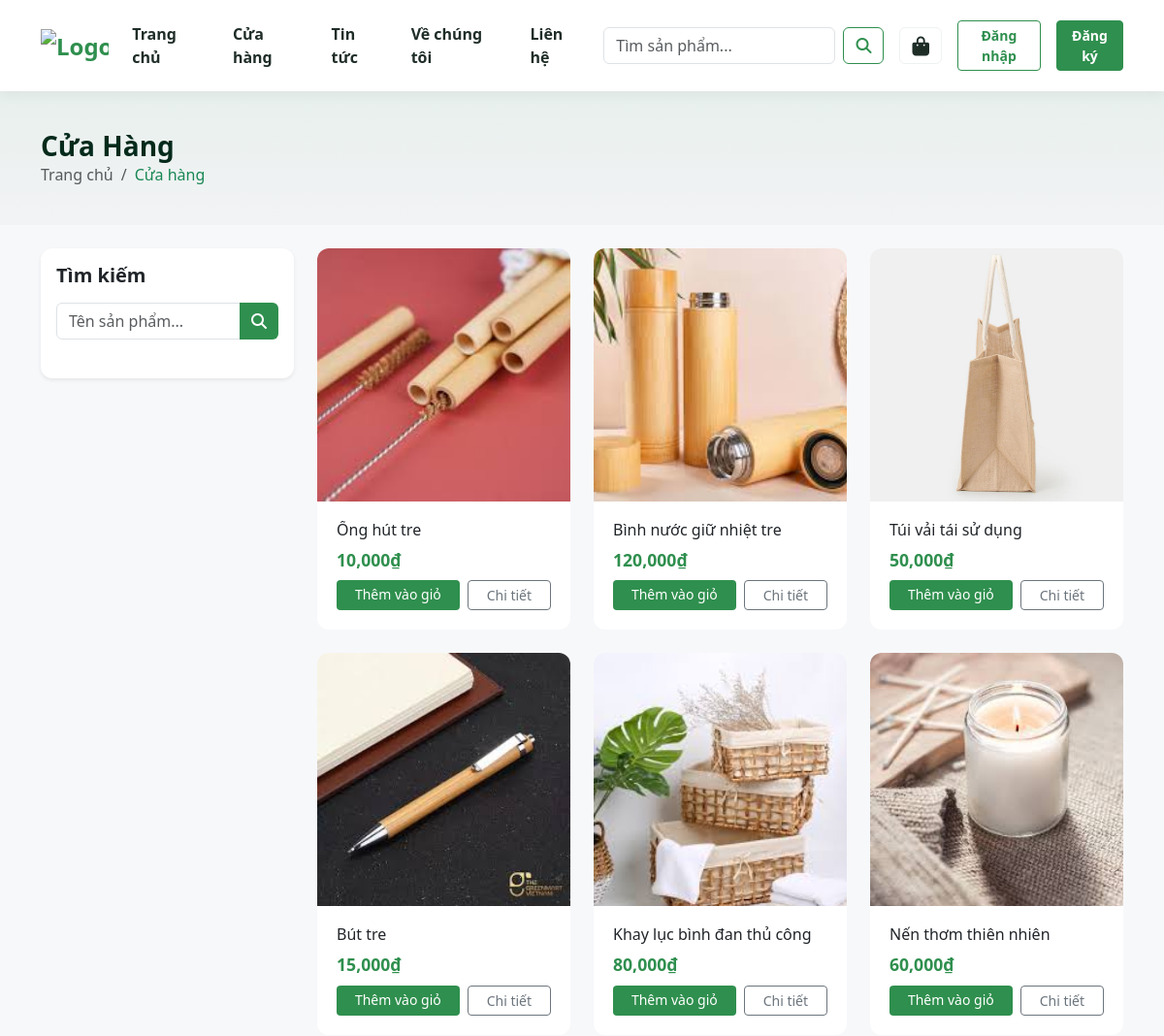
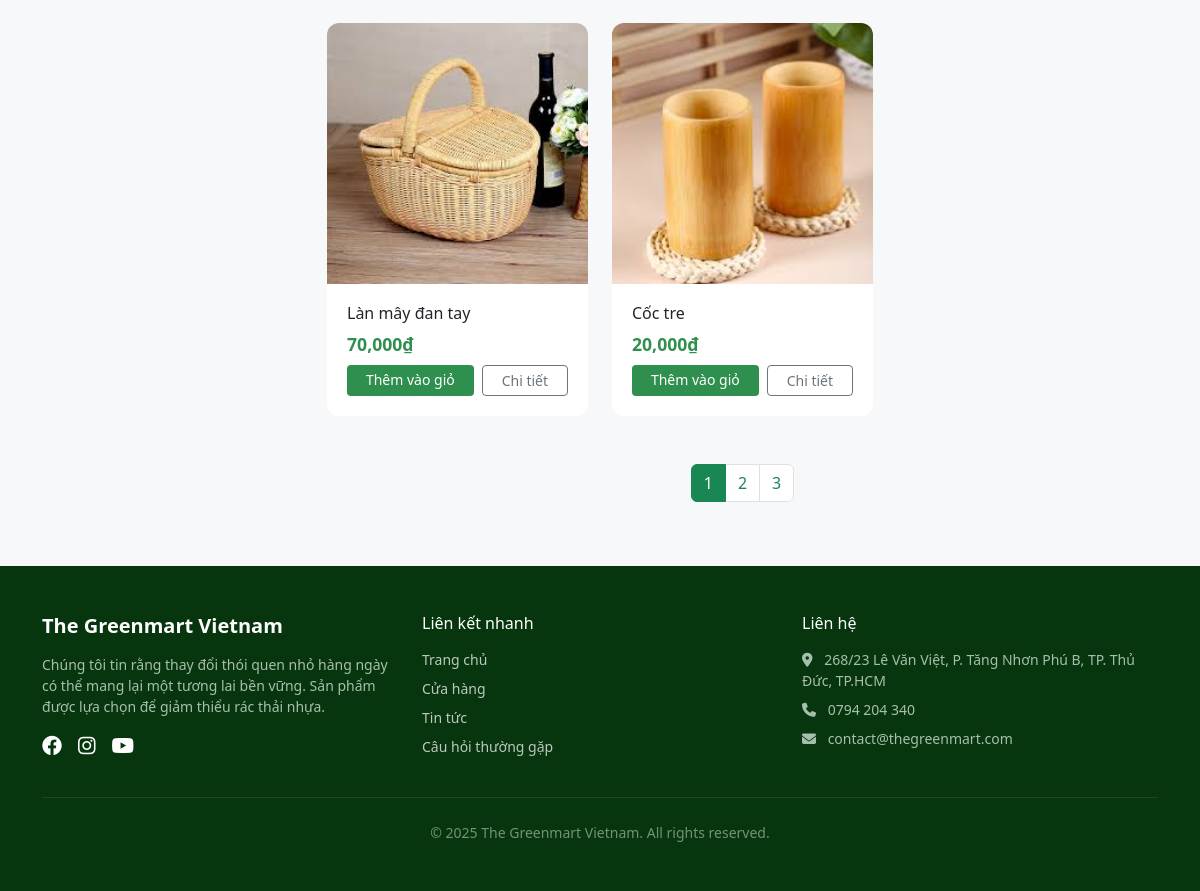
/index.php?controller=product, run on the app's committed database (2 pictures, top to bottom).
### tables this page shows
CREATE TABLE IF NOT EXISTS `products` (
  `id` int(11) NOT NULL AUTO_INCREMENT,
  `name` varchar(255) NOT NULL,
  `price` int(11) NOT NULL DEFAULT 0,
  `description` text DEFAULT NULL,
  `content` longtext DEFAULT NULL,
  `image` varchar(255) DEFAULT NULL,
  `created_at` timestamp DEFAULT current_timestamp(),
  PRIMARY KEY (`id`)
);

### models/BaseModel.php (called while the page is built, shortened)
<?php
class BaseModel {
    protected $conn;
    public function __construct() {
        $database = new Database();
        $this->conn = $database->getConnection();
    }
    public function all($table) {
        $sql = "SELECT * FROM $table";
        $stmt = $this->conn->prepare($sql);
        $stmt->execute();
        return $stmt->fetchAll(PDO::FETCH_ASSOC);
    }
    public function paginate($table, $page = 1, $limit = 10) {
        $offset = ($page - 1) * $limit;
        $sql = "SELECT * FROM $table LIMIT $limit OFFSET $offset";
        $stmt = $this->conn->prepare($sql);
        $stmt->execute();
        $data = $stmt->fetchAll(PDO::FETCH_ASSOC);
        $sqlCount = "SELECT COUNT(*) as total FROM $table";
        $stmtCount = $this->conn->prepare($sqlCount);
        $stmtCount->execute();
        $totalRecord = $stmtCount->fetch(PDO::FETCH_ASSOC)['total'];
        $totalPages = ceil($totalRecord / $limit);
        return [
            'data' => $data,
            'total_pages' => $totalPages,
            'current_page' => $page
        ];
    }
}
?>

### config/database.php (called while the page is built, shortened)
<?php
class Database {
    private $host = "localhost";
    private $db_name = "database";
    private $username = "root";
    private $password = "";
    public function getConnection() {
        $this->conn = null;
        try {
            $this->conn = new PDO("mysql:host=" . $this->host . ";dbname=" . $this->db_name . ";charset=utf8", $this->username, $this->password);
            $this->conn->setAttribute(PDO::ATTR_ERRMODE, PDO::ERRMODE_EXCEPTION);
        } catch(PDOException $exception) {
            echo "Lỗi kết nối: " . $exception->getMessage();
        }
        return $this->conn;
    }
}
?>

### controllers/ProductController.php (called while the page is built, shortened)
<?php
class ProductController extends BaseController {
    private $productModel;
    public function __construct() {
        $this->productModel = new ProductModel();
    }
    public function index() {
        $page = isset($_GET['page']) ? $_GET['page'] : 1;
        $pagingData = $this->productModel->paginate('products', $page, 8);
        $this->view('client/products/list', [
            'products' => $pagingData['data'],
            'totalPages' => $pagingData['total_pages'],
            'currentPage' => $pagingData['current_page']
        ]);
    }
}
?>

### views/client/products/list.php (the view, shortened to what this page needs)
<?php include './views/layouts/header_client.php'; ?>
<section class="page-header-block mb-4">
    <div class="container">
        <h1 class="fw-bold h3 mb-0" style="color: #042a1b;"><?php echo $title ?? 'Cửa Hàng'; ?></h1>
        <nav aria-label="breadcrumb">
            <ol class="breadcrumb mb-0 small">
                <li class="breadcrumb-item"><a href="index.php" class="text-decoration-none text-muted">Trang chủ</a></li>
                <li class="breadcrumb-item active text-success" aria-current="page">Cửa hàng</li>
            </ol>
        </nav>
    </div>
</section>
<div class="container mb-5">
    <div class="row">
        <div class="col-lg-3 mb-4">
            <div class="card border-0 shadow-sm p-3 sticky-top" style="top: 90px; border-radius: 12px;">
                <h5 class="fw-bold mb-3">Tìm kiếm</h5>
                <form action="index.php" method="GET" class="mb-4">
                    <div class="input-group">
                        <input type="text" class="form-control" name="keyword" placeholder="Tên sản phẩm..." value="<?php echo htmlspecialchars($_GET['keyword'] ?? ''); ?>">
                        <button class="btn btn-green" type="submit"><i class="fas fa-search"></i></button>
                    </div>
                </form>
            </div>
        </div>
        <div class="col-lg-9">
            <?php if(empty($products)): ?>
                <div class="alert alert-light text-center py-5 shadow-sm rounded-3">
                    <i class="fas fa-box-open fa-3x text-muted mb-3"></i>
                    <p>Không tìm thấy sản phẩm nào phù hợp.</p>
                </div>
            <?php else: ?>
                <div class="row g-4">
                    <?php foreach ($products as $p): ?>
                    <div class="col-md-4 col-sm-6">
                        <div class="card card-custom h-100">
                            <a href="index.php?controller=product&action=detail&id=<?php echo $p['id']; ?>">
                                <img src="./assets/uploads/<?php echo $p['image'] ? $p['image'] : 'default.jpg'; ?>"
                                     class="card-img-top-custom"
                                     alt="<?php echo $p['name']; ?>">
                            </a>
                            <div class="card-body-custom">
                                <h5 class="card-title text-truncate" style="font-size: 1rem;">
                                    <a href="index.php?controller=product&action=detail&id=<?php echo $p['id']; ?>" class="text-decoration-none text-dark">
                                        <?php echo $p['name']; ?>
                                    </a>
                                </h5>
                                <p class="text-price mb-2"><?php echo number_format($p['price']); ?>₫</p>
                                <div class="mt-auto d-flex gap-2">
                                    <a href="index.php?controller=cart&action=add&id=<?php echo $p['id']; ?>" class="btn btn-sm btn-green flex-fill">Thêm vào giỏ</a>
                                    <a href="index.php?controller=product&action=detail&id=<?php echo $p['id']; ?>" class="btn btn-sm btn-outline-secondary flex-fill">Chi tiết</a>
                                </div>
                            </div>
                        </div>
                    </div>
                    <?php endforeach; ?>
                </div>
                <?php if(isset($totalPages) && $totalPages > 1): ?>
                <nav class="mt-5">
                    <ul class="pagination justify-content-center">
                        <?php for ($i = 1; $i <= $totalPages; $i++): ?>
                        <li class="page-item <?php echo ($i == $currentPage) ? 'active' : ''; ?>">
                            <a class="page-link <?php echo ($i == $currentPage) ? 'bg-success border-success text-white' : 'text-success'; ?>"
                               href="index.php?controller=product&page=<?php echo $i; ?>">
                               <?php echo $i; ?>
                            </a>
                        </li>
                        <?php endfor; ?>
                    </ul>
                </nav>
                <?php endif; ?>
            <?php endif; ?>
        </div>
    </div>
</div>
<?php include './views/layouts/footer_client.php'; ?>

### index.php (shortened to what this page needs)
<?php
require_once './config/database.php';
require_once './controllers/BaseController.php';
require_once './models/BaseModel.php';
$controllerName = isset($_GET['controller']) ? ucfirst($_GET['controller']) . 'Controller' : 'HomeController';
$actionName = isset($_GET['action']) ? $_GET['action'] : 'index';
$controllerPath = "./controllers/$controllerName.php";
if (file_exists($controllerPath)) {
    if (class_exists($controllerName)) {
        $controller = new $controllerName();
        if (method_exists($controller, $actionName)) {
            $controller->$actionName();
        } else {
            echo "Method $actionName không tồn tại trong $controllerName";
        }
    } else {
        echo "Class $controllerName không tìm thấy";
    }
} else {
    echo "Trang không tồn tại (Controller $controllerName not found)";
}
?>

### controllers/BaseController.php (shortened to what this page needs)
<?php
require_once './models/BaseModel.php';
class BaseController {
    protected function view($path, $data = []) {
        $model = new BaseModel();
        $settingsRaw = $model->all('settings');
        $settings = [];
        foreach ($settingsRaw as $s) {
            $settings[$s['config_key']] = $s['config_value'];
        }
        $data['settings'] = $settings;
        extract($data);
        $viewFile = "./views/" . $path . ".php";
        if (file_exists($viewFile)) {
            require_once $viewFile;
        } else {
            die("View $viewFile không tồn tại");
        }
    }
}
?>

### views/layouts/header_client.php (shortened to what this page needs)
<!DOCTYPE html>
<html lang="vi">
<head>
    <link href="https://cdn.jsdelivr.net/npm/bootstrap@5.3.0/dist/css/bootstrap.min.css" rel="stylesheet">
    <link rel="stylesheet" href="https://cdnjs.cloudflare.com/ajax/libs/font-awesome/6.4.0/css/all.min.css">
</head>
<body>
<nav class="navbar navbar-expand-lg navbar-light bg-white sticky-top">
  <div class="container">
    <a class="navbar-brand" href="index.php">
      <?php if(isset($settings['site_logo']) && !empty($settings['site_logo'])): ?>
        <img src="./assets/uploads/<?php echo $settings['site_logo']; ?>" alt="Logo" height="40">
      <?php else: ?>
        <i class="fas fa-leaf me-2"></i><?php echo isset($settings['site_name']) ? $settings['site_name'] : 'The Greenmart Vietnam'; ?>
      <?php endif; ?>
    </a>
    <div class="collapse navbar-collapse" id="navbarNav">
      <ul class="navbar-nav me-auto mb-2 mb-lg-0">
        <li class="nav-item"><a class="nav-link" href="index.php">Trang chủ</a></li>
        <li class="nav-item"><a class="nav-link" href="index.php?controller=product">Cửa hàng</a></li>
        <li class="nav-item"><a class="nav-link" href="index.php?controller=post">Tin tức</a></li>
        <li class="nav-item"><a class="nav-link" href="index.php?controller=page&action=about">Về chúng tôi</a></li>
        <li class="nav-item"><a class="nav-link" href="index.php?controller=contact">Liên hệ</a></li>
      </ul>
      <form class="d-flex me-lg-3 mb-3 mb-lg-0" action="index.php" method="GET">
        <input class="form-control me-2" type="search" name="keyword" placeholder="Tìm sản phẩm..." required>
        <button class="btn btn-search" type="submit"><i class="fas fa-search"></i></button>
      </form>
      <div class="d-flex align-items-center gap-3">
        <a href="index.php?controller=cart" class="btn btn-action position-relative">
            <i class="fas fa-shopping-bag fa-lg"></i>
        </a>
        <?php if(isset($_SESSION['user'])): ?>
            <div class="dropdown">
                <a class="btn btn-action dropdown-toggle d-flex align-items-center gap-2" href="#" role="button" data-bs-toggle="dropdown">
                    <img src="./assets/uploads/<?php echo $_SESSION['user']['avatar']; ?>" class="rounded-circle" style="width: 28px; height: 28px; object-fit: cover;">
                    <span class="d-none d-lg-inline fw-bold small"><?php echo $_SESSION['user']['name']; ?></span>
                </a>
                <ul class="dropdown-menu dropdown-menu-end shadow border-0 mt-2">
                    <?php if($_SESSION['user']['role'] == 'admin'): ?>
                        <li><a class="dropdown-item" href="index.php?controller=admin&action=dashboard"><i class="fas fa-tachometer-alt me-2 text-muted"></i>Trang quản trị</a></li>
                    <?php endif; ?>
                    <li><a class="dropdown-item" href="index.php?controller=auth&action=profile"><i class="fas fa-user-circle me-2 text-muted"></i>Hồ sơ cá nhân</a></li>
                    <li><hr class="dropdown-divider"></li>
                    <li><a class="dropdown-item text-danger" href="index.php?controller=auth&action=logout"><i class="fas fa-sign-out-alt me-2"></i>Đăng xuất</a></li>
                </ul>
            </div>
        <?php else: ?>
            <a href="index.php?controller=auth&action=login" class="btn btn-auth-login btn-sm fw-bold">Đăng nhập</a>
            <a href="index.php?controller=auth&action=register" class="btn btn-auth-register btn-sm fw-bold">Đăng ký</a>
        <?php endif; ?>
      </div>
    </div>
  </div>
</nav>

### views/layouts/footer_client.php (shortened to what this page needs)
<footer class="site-footer mt-auto" style="background: var(--dark-green); color: #dbeee1; padding: 48px 0;">
    <div class="container">
        <div class="row gy-4">
            <div class="col-md-4">
                <h5 class="text-white fw-bold mb-3"><?php echo $settings['site_name'] ?? 'The Greenmart Vietnam'; ?></h5>
                <p class="small opacity-75">
                    Chúng tôi tin rằng thay đổi thói quen nhỏ hàng ngày có thể mang lại một tương lai bền vững. Sản phẩm được lựa chọn để giảm thiểu rác thải nhựa.
                </p>
                <div class="d-flex gap-3 mt-3">
                    <a href="#" class="text-white"><i class="fab fa-facebook fa-lg"></i></a>
                    <a href="#" class="text-white"><i class="fab fa-instagram fa-lg"></i></a>
                    <a href="#" class="text-white"><i class="fab fa-youtube fa-lg"></i></a>
                </div>
            </div>
            <div class="col-md-4">
                <h6 class="text-white mb-3">Liên kết nhanh</h6>
                <ul class="list-unstyled small">
                    <li class="mb-2"><a href="index.php" class="text-decoration-none text-light opacity-75">Trang chủ</a></li>
                    <li class="mb-2"><a href="index.php?controller=product" class="text-decoration-none text-light opacity-75">Cửa hàng</a></li>
                    <li class="mb-2"><a href="index.php?controller=post" class="text-decoration-none text-light opacity-75">Tin tức</a></li>
                    <li class="mb-2"><a href="index.php?controller=page&action=faq" class="text-decoration-none text-light opacity-75">Câu hỏi thường gặp</a></li>
                </ul>
            </div>
            <div class="col-md-4">
                <h6 class="text-white mb-3">Liên hệ</h6>
                <ul class="list-unstyled small opacity-75">
                    <li class="mb-2"><i class="fas fa-map-marker-alt me-2"></i> <?php echo $settings['contact_address'] ?? 'TP.HCM'; ?></li>
                    <li class="mb-2"><i class="fas fa-phone me-2"></i> <?php echo $settings['contact_phone'] ?? '0123 456 789'; ?></li>
                    <li class="mb-2"><i class="fas fa-envelope me-2"></i> <?php echo $settings['contact_email'] ?? 'info@greenmart.vn'; ?></li>
                </ul>
            </div>
        </div>
        <hr class="border-secondary my-4 opacity-25">
        <div class="text-center small opacity-50">
            &copy; <span id="year"></span> The Greenmart Vietnam. All rights reserved.
        </div>
    </div>
</footer>
</body>
</html>

### views/layouts/header_client.php (style rules this page uses)
:root { --green: #2f8f4e; --dark-green: #07350dff; }
body { background-color: #f7f8fa; }
.navbar { background-color: #ffffff; box-shadow: 0 4px 12px rgba(0,0,0,0.05); padding-top: 15px; padding-bottom: 15px; }
.navbar-brand { color: var(--green) !important; font-weight: 700; font-size: 1.5rem; }
.nav-link { color: #1f2d27 !important; font-weight: 600; margin-right: 15px; position: relative; transition: color 0.3s; }
.nav-link::after { content: ""; height: 2px; background: var(--green); position: absolute; left: 0; right: 0; bottom: 0px; transform: scaleX(0); transform-origin: left center; transition: transform 0.25s ease; }
.btn-search { color: var(--green); border-color: var(--green); }
.btn-action { border-color: #eef2f1; color: #1f2d27; }
.btn-auth-login { color: var(--green); border: 1px solid var(--green); }
.btn-auth-register { background-color: var(--green); color: white; border: 1px solid var(--green); }
.card-custom { border: 0; border-radius: 12px; box-shadow: var(--card-shadow); background: #fff; transition: transform 0.25s ease, box-shadow 0.25s ease; height: 100%; overflow: hidden; }
.card-img-top-custom { width: 100%; aspect-ratio: 1/1; object-fit: cover; display: block; }
.card-body-custom { padding: 1.25rem; display: flex; flex-direction: column; height: 100%; }
.text-price { color: var(--green); font-weight: 700; font-size: 1.1rem; }
.btn-green { background-color: var(--green); color: #fff; border: none; font-weight: 500; }
.page-header-block { background: linear-gradient(180deg, rgba(47, 143, 78, 0.08), rgba(0, 0, 0, 0.02)); padding: 40px 0; margin-bottom: 40px; }

### data on the page
products: image (picture), name "Ống hút tre", price "10,000"
products: image (picture), name "Bình nước giữ nhiệt tre", price "120,000"
products: image (picture), name "Túi vải tái sử dụng", price "50,000"
products: image (picture), name "Bút tre", price "15,000"
products: image (picture), name "Khay lục bình đan thủ công", price "80,000"
products: image (picture), name "Nến thơm thiên nhiên", price "60,000"
products: image (picture), name "Làn mây đan tay", price "70,000"
products: image (picture), name "Cốc tre", price "20,000"

### other printed values
$title "Cửa Hàng"
$settings['site_name'] "The Greenmart Vietnam"
$settings['contact_address'] "268/23 Lê Văn Việt, P. Tăng Nhơn Phú B, TP. Thủ Đức, TP.HCM"
$settings['contact_phone'] "0794 204 340"
$settings['contact_email'] "contact@thegreenmart.com"
